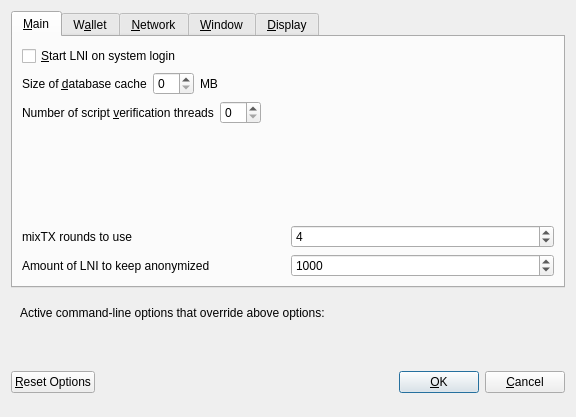
<?xml version="1.0" encoding="UTF-8"?>
<ui version="4.0">
 <class>OptionsDialog</class>
 <widget class="QDialog" name="OptionsDialog">
  <property name="geometry">
   <rect>
    <x>0</x>
    <y>0</y>
    <width>576</width>
    <height>417</height>
   </rect>
  </property>
  <property name="windowTitle">
   <string>Options</string>
  </property>
  <property name="modal">
   <bool>true</bool>
  </property>
  <layout class="QVBoxLayout" name="verticalLayout">
   <item>
    <widget class="QTabWidget" name="tabWidget">
     <property name="currentIndex">
      <number>0</number>
     </property>
     <widget class="QWidget" name="tabMain">
      <attribute name="title">
       <string>&amp;Main</string>
      </attribute>
      <layout class="QVBoxLayout" name="verticalLayout_Main">
       <item>
        <widget class="QCheckBox" name="bitcoinAtStartup">
         <property name="toolTip">
          <string>Automatically start LNI after logging in to the system.</string>
         </property>
         <property name="text">
          <string>&amp;Start LNI on system login</string>
         </property>
        </widget>
       </item>
       <item>
        <layout class="QHBoxLayout" name="horizontalLayout_2_Main">
         <item>
          <widget class="QLabel" name="databaseCacheLabel">
           <property name="text">
            <string>Size of &amp;database cache</string>
           </property>
           <property name="textFormat">
            <enum>Qt::PlainText</enum>
           </property>
           <property name="buddy">
            <cstring>databaseCache</cstring>
           </property>
          </widget>
         </item>
         <item>
          <widget class="QSpinBox" name="databaseCache"/>
         </item>
         <item>
          <widget class="QLabel" name="databaseCacheUnitLabel">
           <property name="text">
            <string>MB</string>
           </property>
           <property name="textFormat">
            <enum>Qt::PlainText</enum>
           </property>
          </widget>
         </item>
         <item>
          <spacer name="horizontalSpacer_2_Main">
           <property name="orientation">
            <enum>Qt::Horizontal</enum>
           </property>
           <property name="sizeHint" stdset="0">
            <size>
             <width>40</width>
             <height>20</height>
            </size>
           </property>
          </spacer>
         </item>
        </layout>
       </item>
       <item>
        <layout class="QHBoxLayout" name="horizontalLayout_3_Main">
         <item>
          <widget class="QLabel" name="threadsScriptVerifLabel">
           <property name="text">
            <string>Number of script &amp;verification threads</string>
           </property>
           <property name="textFormat">
            <enum>Qt::PlainText</enum>
           </property>
           <property name="buddy">
            <cstring>threadsScriptVerif</cstring>
           </property>
          </widget>
         </item>
         <item>
          <widget class="QSpinBox" name="threadsScriptVerif">
           <property name="toolTip">
            <string>(0 = auto, &lt;0 = leave that many cores free)</string>
           </property>
          </widget>
         </item>
         <item>
          <spacer name="horizontalSpacer_3_Main">
           <property name="orientation">
            <enum>Qt::Horizontal</enum>
           </property>
           <property name="sizeHint" stdset="0">
            <size>
             <width>40</width>
             <height>20</height>
            </size>
           </property>
          </spacer>
         </item>
        </layout>
       </item>
       <item>
        <spacer name="verticalSpacer_Main">
         <property name="orientation">
          <enum>Qt::Vertical</enum>
         </property>
         <property name="sizeHint" stdset="0">
          <size>
           <width>20</width>
           <height>40</height>
          </size>
         </property>
        </spacer>
       </item>
       <item>
        <layout class="QHBoxLayout" name="horizontalLayout_4_Main">
         <item>
          <widget class="QLabel" name="label">
           <property name="toolTip">
            <string>This setting determines the amount of individual masternodes that an input will be anonymized through.&lt;br/&gt;More rounds of anonymization gives a higher degree of privacy, but also costs more in fees.</string>
           </property>
           <property name="text">
            <string>mixTX rounds to use</string>
           </property>
          </widget>
         </item>
         <item>
          <widget class="QSpinBox" name="mixTXRounds">
           <property name="minimum">
            <number>2</number>
           </property>
           <property name="maximum">
            <number>8</number>
           </property>
           <property name="value">
            <number>4</number>
           </property>
          </widget>
         </item>
        </layout>
       </item>
       <item>
        <layout class="QHBoxLayout" name="horizontalLayout">
         <item>
          <widget class="QLabel" name="label_2">
           <property name="toolTip">
            <string>This amount acts as a threshold to turn off mixTX once it's reached.</string>
           </property>
           <property name="statusTip">
            <string notr="true"/>
           </property>
           <property name="whatsThis">
            <string notr="true"/>
           </property>
           <property name="accessibleName">
            <string notr="true"/>
           </property>
           <property name="accessibleDescription">
            <string notr="true"/>
           </property>
           <property name="text">
            <string>Amount of LNI to keep anonymized</string>
           </property>
          </widget>
         </item>
         <item>
          <widget class="QSpinBox" name="anonymizeLoonie">
           <property name="minimum">
            <number>100</number>
           </property>
           <property name="maximum">
            <number>100000</number>
           </property>
           <property name="singleStep">
            <number>100</number>
           </property>
           <property name="value">
            <number>1000</number>
           </property>
          </widget>
         </item>
        </layout>
       </item>
      </layout>
     </widget>
     <widget class="QWidget" name="tabWallet">
      <attribute name="title">
       <string>W&amp;allet</string>
      </attribute>
      <layout class="QVBoxLayout" name="verticalLayout_Wallet">
       <item>
        <widget class="QGroupBox" name="groupBox">
         <property name="title">
          <string>Expert</string>
         </property>
         <layout class="QVBoxLayout" name="verticalLayout_2">
          <item>
           <widget class="QCheckBox" name="coinControlFeatures">
            <property name="toolTip">
             <string>Whether to show coin control features or not.</string>
            </property>
            <property name="text">
             <string>Enable coin &amp;control features</string>
            </property>
           </widget>
          </item>
          <item>
           <widget class="QCheckBox" name="showMasternodesTab">
            <property name="toolTip">
             <string>Show additional tab listing all your masternodes in first sub-tab&lt;br/&gt;and all masternodes on the network in second sub-tab.</string>
            </property>
            <property name="text">
             <string>Show Masternodes Tab</string>
            </property>
           </widget>
          </item>
          <item>
           <widget class="QCheckBox" name="spendZeroConfChange">
            <property name="toolTip">
             <string>If you disable the spending of unconfirmed change, the change from a transaction&lt;br/&gt;cannot be used until that transaction has at least one confirmation.&lt;br/&gt;This also affects how your balance is computed.</string>
            </property>
            <property name="text">
             <string>&amp;Spend unconfirmed change</string>
            </property>
           </widget>
          </item>
         </layout>
        </widget>
       </item>
       <item>
        <spacer name="verticalSpacer_Wallet">
         <property name="orientation">
          <enum>Qt::Vertical</enum>
         </property>
         <property name="sizeHint" stdset="0">
          <size>
           <width>20</width>
           <height>40</height>
          </size>
         </property>
        </spacer>
       </item>
      </layout>
     </widget>
     <widget class="QWidget" name="tabNetwork">
      <attribute name="title">
       <string>&amp;Network</string>
      </attribute>
      <layout class="QVBoxLayout" name="verticalLayout_Network">
       <item>
        <widget class="QCheckBox" name="mapPortUpnp">
         <property name="toolTip">
          <string>Automatically open the LNI client port on the router. This only works when your router supports UPnP and it is enabled.</string>
         </property>
         <property name="text">
          <string>Map port using &amp;UPnP</string>
         </property>
        </widget>
       </item>
       <item>
        <widget class="QCheckBox" name="allowIncoming">
         <property name="toolTip">
          <string>Accept connections from outside</string>
         </property>
         <property name="text">
          <string>Allow incoming connections</string>
         </property>
        </widget>
       </item>
       <item>
        <widget class="QCheckBox" name="connectSocks">
         <property name="toolTip">
          <string>Connect to the LNI network through a SOCKS5 proxy.</string>
         </property>
         <property name="text">
          <string>&amp;Connect through SOCKS5 proxy (default proxy):</string>
         </property>
        </widget>
       </item>
       <item>
        <layout class="QHBoxLayout" name="horizontalLayout_1_Network">
         <item>
          <widget class="QLabel" name="proxyIpLabel">
           <property name="text">
            <string>Proxy &amp;IP:</string>
           </property>
           <property name="textFormat">
            <enum>Qt::PlainText</enum>
           </property>
           <property name="buddy">
            <cstring>proxyIp</cstring>
           </property>
          </widget>
         </item>
         <item>
          <widget class="QValidatedLineEdit" name="proxyIp">
           <property name="minimumSize">
            <size>
             <width>140</width>
             <height>0</height>
            </size>
           </property>
           <property name="maximumSize">
            <size>
             <width>140</width>
             <height>16777215</height>
            </size>
           </property>
           <property name="toolTip">
            <string>IP address of the proxy (e.g. IPv4: 127.0.0.1 / IPv6: ::1)</string>
           </property>
          </widget>
         </item>
         <item>
          <widget class="QLabel" name="proxyPortLabel">
           <property name="text">
            <string>&amp;Port:</string>
           </property>
           <property name="textFormat">
            <enum>Qt::PlainText</enum>
           </property>
           <property name="buddy">
            <cstring>proxyPort</cstring>
           </property>
          </widget>
         </item>
         <item>
          <widget class="QLineEdit" name="proxyPort">
           <property name="minimumSize">
            <size>
             <width>55</width>
             <height>0</height>
            </size>
           </property>
           <property name="maximumSize">
            <size>
             <width>55</width>
             <height>16777215</height>
            </size>
           </property>
           <property name="toolTip">
            <string>Port of the proxy (e.g. 9050)</string>
           </property>
          </widget>
         </item>
         <item>
          <spacer name="horizontalSpacer_1_Network">
           <property name="orientation">
            <enum>Qt::Horizontal</enum>
           </property>
           <property name="sizeHint" stdset="0">
            <size>
             <width>40</width>
             <height>20</height>
            </size>
           </property>
          </spacer>
         </item>
        </layout>
       </item>
       <item>
        <spacer name="verticalSpacer_Network">
         <property name="orientation">
          <enum>Qt::Vertical</enum>
         </property>
         <property name="sizeHint" stdset="0">
          <size>
           <width>20</width>
           <height>40</height>
          </size>
         </property>
        </spacer>
       </item>
      </layout>
     </widget>
     <widget class="QWidget" name="tabWindow">
      <attribute name="title">
       <string>&amp;Window</string>
      </attribute>
      <layout class="QVBoxLayout" name="verticalLayout_Window">
       <item>
        <widget class="QCheckBox" name="minimizeToTray">
         <property name="toolTip">
          <string>Show only a tray icon after minimizing the window.</string>
         </property>
         <property name="text">
          <string>&amp;Minimize to the tray instead of the taskbar</string>
         </property>
        </widget>
       </item>
       <item>
        <widget class="QCheckBox" name="minimizeOnClose">
         <property name="toolTip">
          <string>Minimize instead of exit the application when the window is closed. When this option is enabled, the application will be closed only after selecting Quit in the menu.</string>
         </property>
         <property name="text">
          <string>M&amp;inimize on close</string>
         </property>
        </widget>
       </item>
       <item>
        <spacer name="verticalSpacer_Window">
         <property name="orientation">
          <enum>Qt::Vertical</enum>
         </property>
         <property name="sizeHint" stdset="0">
          <size>
           <width>20</width>
           <height>40</height>
          </size>
         </property>
        </spacer>
       </item>
      </layout>
     </widget>
     <widget class="QWidget" name="tabDisplay">
      <attribute name="title">
       <string>&amp;Display</string>
      </attribute>
      <layout class="QVBoxLayout" name="verticalLayout_Display">
       <item>
        <layout class="QHBoxLayout" name="horizontalLayout_1_Display">
         <item>
          <widget class="QLabel" name="langLabel">
           <property name="text">
            <string>User Interface &amp;language:</string>
           </property>
           <property name="textFormat">
            <enum>Qt::PlainText</enum>
           </property>
           <property name="buddy">
            <cstring>lang</cstring>
           </property>
          </widget>
         </item>
         <item>
          <widget class="QValueComboBox" name="lang">
           <property name="toolTip">
            <string>The user interface language can be set here. This setting will take effect after restarting LNI.</string>
           </property>
          </widget>
         </item>
        </layout>
       </item>
       <item>
        <widget class="QLabel" name="label_3">
         <property name="toolTip">
          <string notr="true"/>
         </property>
         <property name="statusTip">
          <string notr="true"/>
         </property>
         <property name="whatsThis">
          <string notr="true"/>
         </property>
         <property name="accessibleName">
          <string notr="true"/>
         </property>
         <property name="text">
          <string>Language missing or translation incomplete? Help contributing translations here:
https://www.transifex.com/loonie-project/loonie-project-translations</string>
         </property>
         <property name="wordWrap">
          <bool>true</bool>
         </property>
         <property name="openExternalLinks">
          <bool>true</bool>
         </property>
         <property name="textInteractionFlags">
          <set>Qt::TextBrowserInteraction</set>
         </property>
        </widget>
       </item>
       <item>
        <layout class="QHBoxLayout" name="horizontalLayout_4_Display" stretch="0,0">
         <item>
          <widget class="QLabel" name="themeLabel">
           <property name="text">
            <string>User Interface Theme:</string>
           </property>
          </widget>
         </item>
         <item>
          <widget class="QValueComboBox" name="theme"/>
         </item>
        </layout>
       </item>
       <item>
        <widget class="Line" name="line">
         <property name="orientation">
          <enum>Qt::Horizontal</enum>
         </property>
        </widget>
       </item>
       <item>
        <layout class="QHBoxLayout" name="horizontalLayout_2_Display">
         <item>
          <widget class="QLabel" name="unitLabel">
           <property name="text">
            <string>&amp;Unit to show amounts in:</string>
           </property>
           <property name="textFormat">
            <enum>Qt::PlainText</enum>
           </property>
           <property name="buddy">
            <cstring>unit</cstring>
           </property>
          </widget>
         </item>
         <item>
          <widget class="QValueComboBox" name="unit">
           <property name="toolTip">
            <string>Choose the default subdivision unit to show in the interface and when sending coins.</string>
           </property>
          </widget>
         </item>
        </layout>
       </item>
       <item>
        <layout class="QHBoxLayout" name="horizontalLayout_5_Display">
         <item>
          <widget class="QLabel" name="digitsLabel">
           <property name="text">
            <string>Decimal digits</string>
           </property>
          </widget>
         </item>
         <item>
          <widget class="QValueComboBox" name="digits"/>
         </item>
        </layout>
       </item>
       <item>
        <layout class="QHBoxLayout" name="horizontalLayout_3_Display">
         <item>
          <widget class="QLabel" name="thirdPartyTxUrlsLabel">
           <property name="toolTip">
            <string>Third party URLs (e.g. a block explorer) that appear in the transactions tab as context menu items. %s in the URL is replaced by transaction hash. Multiple URLs are separated by vertical bar |.</string>
           </property>
           <property name="text">
            <string>Third party transaction URLs</string>
           </property>
           <property name="buddy">
            <cstring>thirdPartyTxUrls</cstring>
           </property>
          </widget>
         </item>
         <item>
          <widget class="QLineEdit" name="thirdPartyTxUrls">
           <property name="toolTip">
            <string>Third party URLs (e.g. a block explorer) that appear in the transactions tab as context menu items. %s in the URL is replaced by transaction hash. Multiple URLs are separated by vertical bar |.</string>
           </property>
          </widget>
         </item>
        </layout>
       </item>
       <item>
        <spacer name="verticalSpacer">
         <property name="orientation">
          <enum>Qt::Vertical</enum>
         </property>
         <property name="sizeHint" stdset="0">
          <size>
           <width>20</width>
           <height>40</height>
          </size>
         </property>
        </spacer>
       </item>
      </layout>
     </widget>
    </widget>
   </item>
   <item>
    <widget class="QFrame" name="frame">
     <layout class="QVBoxLayout" name="verticalLayout_Bottom">
      <item>
       <layout class="QHBoxLayout" name="horizontalLayout_Bottom">
        <item>
         <widget class="QLabel" name="overriddenByCommandLineInfoLabel">
          <property name="text">
           <string>Active command-line options that override above options:</string>
          </property>
          <property name="textFormat">
           <enum>Qt::PlainText</enum>
          </property>
         </widget>
        </item>
        <item>
         <spacer name="horizontalSpacer_Bottom">
          <property name="orientation">
           <enum>Qt::Horizontal</enum>
          </property>
          <property name="sizeHint" stdset="0">
           <size>
            <width>40</width>
            <height>20</height>
           </size>
          </property>
         </spacer>
        </item>
       </layout>
      </item>
      <item>
       <widget class="QLabel" name="overriddenByCommandLineLabel">
        <property name="text">
         <string/>
        </property>
        <property name="textFormat">
         <enum>Qt::PlainText</enum>
        </property>
        <property name="wordWrap">
         <bool>true</bool>
        </property>
       </widget>
      </item>
     </layout>
    </widget>
   </item>
   <item>
    <layout class="QHBoxLayout" name="horizontalLayout_Buttons">
     <item>
      <widget class="QPushButton" name="resetButton">
       <property name="toolTip">
        <string>Reset all client options to default.</string>
       </property>
       <property name="text">
        <string>&amp;Reset Options</string>
       </property>
       <property name="autoDefault">
        <bool>false</bool>
       </property>
      </widget>
     </item>
     <item>
      <spacer name="horizontalSpacer_1">
       <property name="orientation">
        <enum>Qt::Horizontal</enum>
       </property>
       <property name="sizeHint" stdset="0">
        <size>
         <width>40</width>
         <height>48</height>
        </size>
       </property>
      </spacer>
     </item>
     <item>
      <widget class="QLabel" name="statusLabel">
       <property name="minimumSize">
        <size>
         <width>200</width>
         <height>0</height>
        </size>
       </property>
       <property name="font">
        <font>
         <weight>75</weight>
         <bold>true</bold>
        </font>
       </property>
       <property name="text">
        <string/>
       </property>
       <property name="textFormat">
        <enum>Qt::PlainText</enum>
       </property>
       <property name="wordWrap">
        <bool>true</bool>
       </property>
      </widget>
     </item>
     <item>
      <spacer name="horizontalSpacer_2">
       <property name="orientation">
        <enum>Qt::Horizontal</enum>
       </property>
       <property name="sizeHint" stdset="0">
        <size>
         <width>40</width>
         <height>48</height>
        </size>
       </property>
      </spacer>
     </item>
     <item>
      <widget class="QPushButton" name="okButton">
       <property name="text">
        <string>&amp;OK</string>
       </property>
       <property name="autoDefault">
        <bool>false</bool>
       </property>
       <property name="default">
        <bool>true</bool>
       </property>
      </widget>
     </item>
     <item>
      <widget class="QPushButton" name="cancelButton">
       <property name="text">
        <string>&amp;Cancel</string>
       </property>
       <property name="autoDefault">
        <bool>false</bool>
       </property>
      </widget>
     </item>
    </layout>
   </item>
  </layout>
 </widget>
 <customwidgets>
  <customwidget>
   <class>QValidatedLineEdit</class>
   <extends>QLineEdit</extends>
   <header>qvalidatedlineedit.h</header>
  </customwidget>
  <customwidget>
   <class>QValueComboBox</class>
   <extends>QComboBox</extends>
   <header>qvaluecombobox.h</header>
  </customwidget>
 </customwidgets>
 <resources/>
 <connections/>
</ui>
